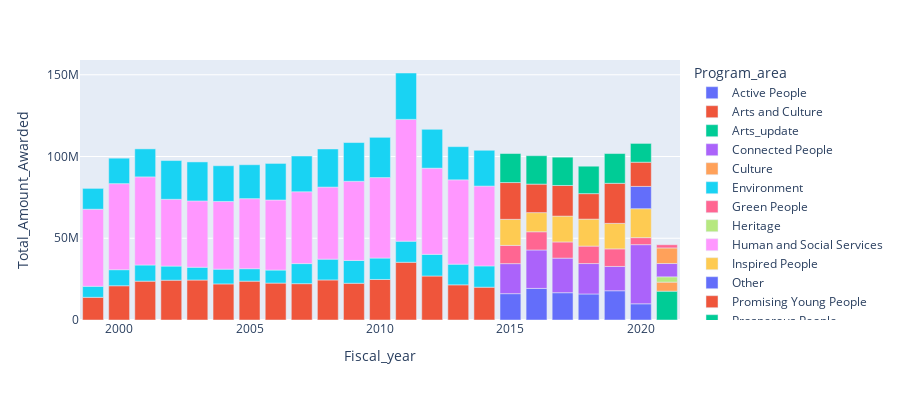

Notebook code for this chart:
### Code cell
## Total grants by year by program area
df_total_grants = df[['Amount_awarded','Program_area_update','Fiscal_year_update']]
df_total_grants_agg = df_total_grants.groupby(['Program_area_update','Fiscal_year_update']).agg(Total_Amount_Awarded = 
                                                                      ('Amount_awarded', 'sum')).reset_index()

df_total_grants_agg.columns = ['Program_area','Fiscal_year', 'Total_Amount_Awarded']

fig = px.bar(df_total_grants_agg, x="Fiscal_year", y="Total_Amount_Awarded", color='Program_area',
             height=400)
fig.show()

### Figure 1 — Plotly figure (JSON) as saved in the notebook; plotly's stock layout.template omitted (floating-point values rounded to 4 significant figures)
{"data": [{"alignmentgroup": "True", "hoverlabel": {"namelength": 0}, "hovertemplate": "Program_area=Active People<br>Fiscal_year=%{x}<br>Total_Amount_Awarded=%{y}", "legendgroup": "Active People", "marker": {"color": "#636efa"}, "name": "Active People", "offsetgroup": "Active People", "orientation": "v", "showlegend": true, "textposition": "auto", "type": "bar", "x": [2015, 2016, 2017, 2018, 2019, 2020], "xaxis": "x", "y": [16102600, 19315100, 16702200, 15919700, 17887300, 9901500], "yaxis": "y"}, {"alignmentgroup": "True", "hoverlabel": {"namelength": 0}, "hovertemplate": "Program_area=Arts and Culture<br>Fiscal_year=%{x}<br>Total_Amount_Awarded=%{y}", "legendgroup": "Arts and Culture", "marker": {"color": "#EF553B"}, "name": "Arts and Culture", "offsetgroup": "Arts and Culture", "orientation": "v", "showlegend": true, "textposition": "auto", "type": "bar", "x": [1999, 2000, 2001, 2002, 2003, 2004, 2005, 2006, 2007, 2008, 2009, 2010, 2011, 2012, 2013, 2014], "xaxis": "x", "y": [13884700, 20942130, 23756400, 24346800, 24444000, 22067000, 23758800, 22578300, 22223600, 24499200, 22470300, 24782400, 35300300, 26911000, 21509000, 20067200], "yaxis": "y"}, {"alignmentgroup": "True", "hoverlabel": {"namelength": 0}, "hovertemplate": "Program_area=Arts_update<br>Fiscal_year=%{x}<br>Total_Amount_Awarded=%{y}", "legendgroup": "Arts_update", "marker": {"color": "#00cc96"}, "name": "Arts_update", "offsetgroup": "Arts_update", "orientation": "v", "showlegend": true, "textposition": "auto", "type": "bar", "x": [2021], "xaxis": "x", "y": [17634700], "yaxis": "y"}, {"alignmentgroup": "True", "hoverlabel": {"namelength": 0}, "hovertemplate": "Program_area=Connected People<br>Fiscal_year=%{x}<br>Total_Amount_Awarded=%{y}", "legendgroup": "Connected People", "marker": {"color": "#ab63fa"}, "name": "Connected People", "offsetgroup": "Connected People", "orientation": "v", "showlegend": true, "textposition": "auto", "type": "bar", "x": [2015, 2016, 2017, 2018, 2019, 2020], "xaxis": "x", "y": [18365800, 23512300, 21141000, 18598200, 14866600, 36171700], "yaxis": "y"}, {"alignmentgroup": "True", "hoverlabel": {"namelength": 0}, "hovertemplate": "Program_area=Culture<br>Fiscal_year=%{x}<br>Total_Amount_Awarded=%{y}", "legendgroup": "Culture", "marker": {"color": "#FFA15A"}, "name": "Culture", "offsetgroup": "Culture", "orientation": "v", "showlegend": true, "textposition": "auto", "type": "bar", "x": [2021], "xaxis": "x", "y": [5537600], "yaxis": "y"}, {"alignmentgroup": "True", "hoverlabel": {"namelength": 0}, "hovertemplate": "Program_area=Environment<br>Fiscal_year=%{x}<br>Total_Amount_Awarded=%{y}", "legendgroup": "Environment", "marker": {"color": "#19d3f3"}, "name": "Environment", "offsetgroup": "Environment", "orientation": "v", "showlegend": true, "textposition": "auto", "type": "bar", "x": [1999, 2000, 2001, 2002, 2003, 2004, 2005, 2006, 2007, 2008, 2009, 2010, 2011, 2012, 2013, 2014], "xaxis": "x", "y": [6732400, 9822600, 9874500, 8634200, 7816100, 9031600, 7608900, 7973000, 12272600, 12732700, 13946100, 13101800, 12908200, 13228600, 12636500, 13018100], "yaxis": "y"}, {"alignmentgroup": "True", "hoverlabel": {"namelength": 0}, "hovertemplate": "Program_area=Green People<br>Fiscal_year=%{x}<br>Total_Amount_Awarded=%{y}", "legendgroup": "Green People", "marker": {"color": "#FF6692"}, "name": "Green People", "offsetgroup": "Green People", "orientation": "v", "showlegend": true, "textposition": "auto", "type": "bar", "x": [2015, 2016, 2017, 2018, 2019, 2020], "xaxis": "x", "y": [11172200, 11135900, 9894200, 10689000, 10735300, 4298300], "yaxis": "y"}, {"alignmentgroup": "True", "hoverlabel": {"namelength": 0}, "hovertemplate": "Program_area=Heritage<br>Fiscal_year=%{x}<br>Total_Amount_Awarded=%{y}", "legendgroup": "Heritage", "marker": {"color": "#B6E880"}, "name": "Heritage", "offsetgroup": "Heritage", "orientation": "v", "showlegend": true, "textposition": "auto", "type": "bar", "x": [2021], "xaxis": "x", "y": [3225300], "yaxis": "y"}, {"alignmentgroup": "True", "hoverlabel": {"namelength": 0}, "hovertemplate": "Program_area=Human and Social Services<br>Fiscal_year=%{x}<br>Total_Amount_Awarded=%{y}", "legendgroup": "Human and Social Services", "marker": {"color": "#FF97FF"}, "name": "Human and Social Services", "offsetgroup": "Human and Social Services", "orientation": "v", "showlegend": true, "textposition": "auto", "type": "bar", "x": [1999, 2000, 2001, 2002, 2003, 2004, 2005, 2006, 2007, 2008, 2009, 2010, 2011, 2012, 2013, 2014], "xaxis": "x", "y": [47132200, 52636021, 53900300, 40839700, 40546400, 41407200, 42849400, 42840300, 43941800, 44065900, 48420200, 49226500, 74487800, 52712600, 51582100, 48816200], "yaxis": "y"}, {"alignmentgroup": "True", "hoverlabel": {"namelength": 0}, "hovertemplate": "Program_area=Inspired People<br>Fiscal_year=%{x}<br>Total_Amount_Awarded=%{y}", "legendgroup": "Inspired People", "marker": {"color": "#FECB52"}, "name": "Inspired People", "offsetgroup": "Inspired People", "orientation": "v", "showlegend": true, "textposition": "auto", "type": "bar", "x": [2015, 2016, 2017, 2018, 2019, 2020], "xaxis": "x", "y": [15928400, 11699000, 15810900, 16492300, 15609400, 17698600], "yaxis": "y"}, {"alignmentgroup": "True", "hoverlabel": {"namelength": 0}, "hovertemplate": "Program_area=Other<br>Fiscal_year=%{x}<br>Total_Amount_Awarded=%{y}", "legendgroup": "Other", "marker": {"color": "#636efa"}, "name": "Other", "offsetgroup": "Other", "orientation": "v", "showlegend": true, "textposition": "auto", "type": "bar", "x": [2020], "xaxis": "x", "y": [13644400], "yaxis": "y"}, {"alignmentgroup": "True", "hoverlabel": {"namelength": 0}, "hovertemplate": "Program_area=Promising Young People<br>Fiscal_year=%{x}<br>Total_Amount_Awarded=%{y}", "legendgroup": "Promising Young People", "marker": {"color": "#EF553B"}, "name": "Promising Young People", "offsetgroup": "Promising Young People", "orientation": "v", "showlegend": true, "textposition": "auto", "type": "bar", "x": [2015, 2016, 2017, 2018, 2019, 2020], "xaxis": "x", "y": [22497800, 17442100, 18723600, 15581200, 24504400, 14802300], "yaxis": "y"}, {"alignmentgroup": "True", "hoverlabel": {"namelength": 0}, "hovertemplate": "Program_area=Prosperous People<br>Fiscal_year=%{x}<br>Total_Amount_Awarded=%{y}", "legendgroup": "Prosperous People", "marker": {"color": "#00cc96"}, "name": "Prosperous People", "offsetgroup": "Prosperous People", "orientation": "v", "showlegend": true, "textposition": "auto", "type": "bar", "x": [2015, 2016, 2017, 2018, 2019, 2020], "xaxis": "x", "y": [17750700, 17378700, 17319300, 16780200, 18198800, 11482600], "yaxis": "y"}, {"alignmentgroup": "True", "hoverlabel": {"namelength": 0}, "hovertemplate": "Program_area=Recreation<br>Fiscal_year=%{x}<br>Total_Amount_Awarded=%{y}", "legendgroup": "Recreation", "marker": {"color": "#ab63fa"}, "name": "Recreation", "offsetgroup": "Recreation", "orientation": "v", "showlegend": true, "textposition": "auto", "type": "bar", "x": [2021], "xaxis": "x", "y": [8149000], "yaxis": "y"}, {"alignmentgroup": "True", "hoverlabel": {"namelength": 0}, "hovertemplate": "Program_area=Sport<br>Fiscal_year=%{x}<br>Total_Amount_Awarded=%{y}", "legendgroup": "Sport", "marker": {"color": "#FFA15A"}, "name": "Sport", "offsetgroup": "Sport", "orientation": "v", "showlegend": true, "textposition": "auto", "type": "bar", "x": [2021], "xaxis": "x", "y": [9532700], "yaxis": "y"}, {"alignmentgroup": "True", "hoverlabel": {"namelength": 0}, "hovertemplate": "Program_area=Sports and Recreation<br>Fiscal_year=%{x}<br>Total_Amount_Awarded=%{y}", "legendgroup": "Sports and Recreation", "marker": {"color": "#19d3f3"}, "name": "Sports and Recreation", "offsetgroup": "Sports and Recreation", "orientation": "v", "showlegend": true, "textposition": "auto", "type": "bar", "x": [1999, 2000, 2001, 2002, 2003, 2004, 2005, 2006, 2007, 2008, 2009, 2010, 2011, 2012, 2013, 2014], "xaxis": "x", "y": [12752700, 15573170, 17132800, 23706200, 23874700, 21841000, 20751000, 22370800, 21868100, 23298500, 23691700, 24625200, 28372100, 23789700, 20296700, 21898500], "yaxis": "y"}, {"alignmentgroup": "True", "hoverlabel": {"namelength": 0}, "hovertemplate": "Program_area=Tourism<br>Fiscal_year=%{x}<br>Total_Amount_Awarded=%{y}", "legendgroup": "Tourism", "marker": {"color": "#FF6692"}, "name": "Tourism", "offsetgroup": "Tourism", "orientation": "v", "showlegend": true, "textposition": "auto", "type": "bar", "x": [2021], "xaxis": "x", "y": [1940000], "yaxis": "y"}], "layout": {"barmode": "relative", "height": 400, "legend": {"title": {"text": "Program_area"}, "tracegroupgap": 0}, "margin": {"t": 60}, "xaxis": {"anchor": "y", "domain": [0, 1], "title": {"text": "Fiscal_year"}}, "yaxis": {"anchor": "x", "domain": [0, 1], "title": {"text": "Total_Amount_Awarded"}}}}
